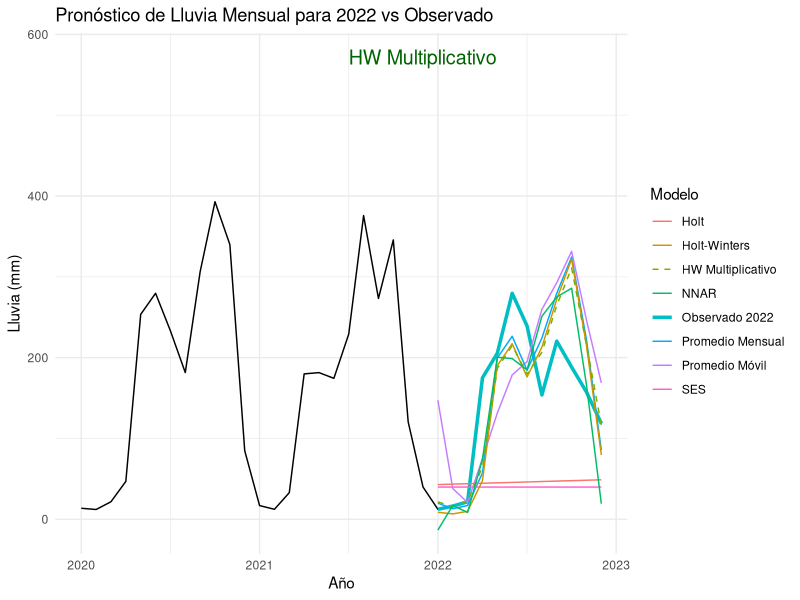
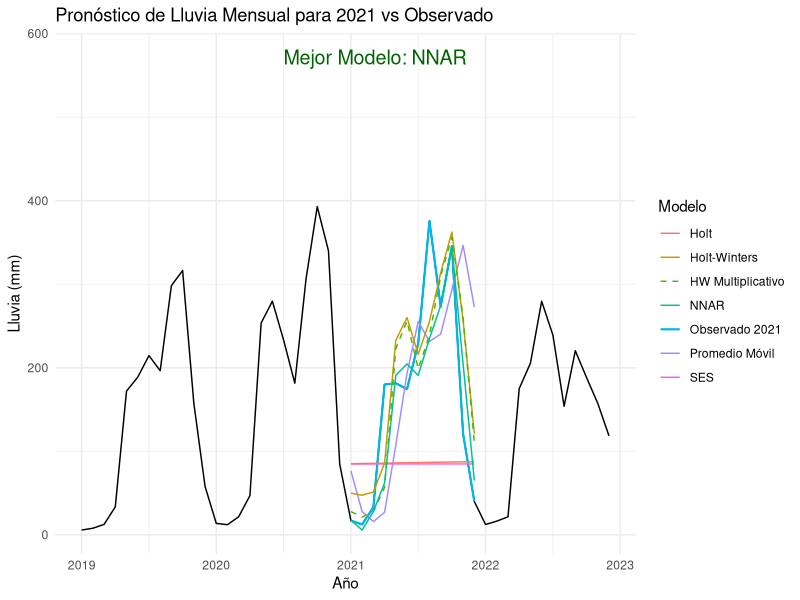
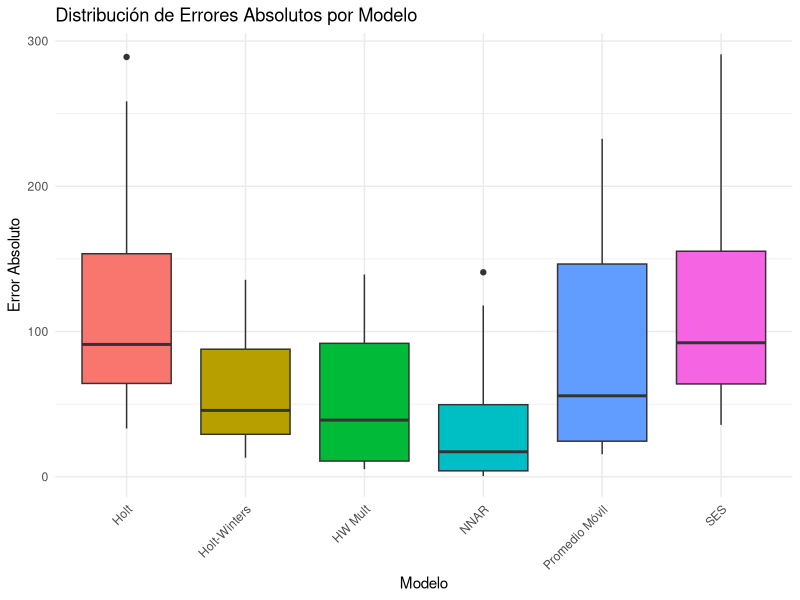
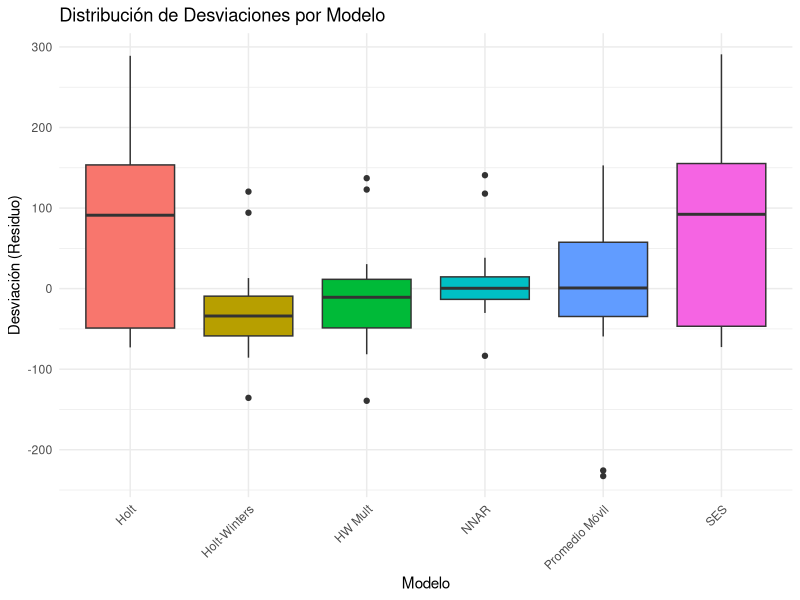
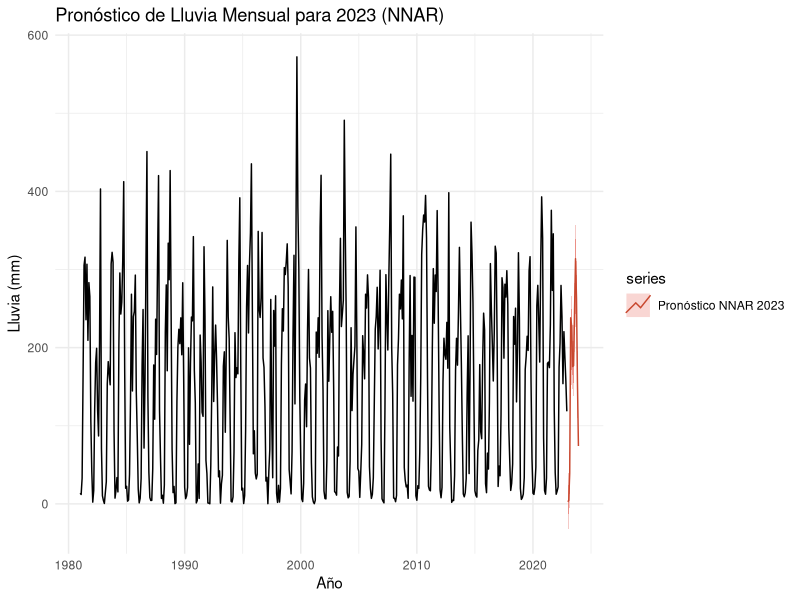

Generate these figures, in order, with R:
## ---- chunk 1
knitr::opts_chunk$set(echo = TRUE)
## ---- chunk 2
if (!require("readxl")) install.packages("readxl")
if (!require("forecast")) install.packages("forecast")
if (!require("ggplot2")) install.packages("ggplot2")
if (!require("dplyr")) install.packages("dplyr")
if (!require("lubridate")) install.packages("lubridate")
if (!require("zoo")) install.packages("zoo")

library(readxl)
library(forecast)
library(ggplot2)
library(dplyr)
library(lubridate)
library(zoo)

# MODELO PREDICTIVO PARA EL AÑO 2022 
#CARGAR Y PREPARAR DATOS ===
datos <- read_excel("lluvia_ponderada_estaciones.xlsx")
datos$FECHA <- seq.Date(from = as.Date("1981-01-01"), by = "day", length.out = nrow(datos))

mensual <- datos %>%
  mutate(anio = year(FECHA), mes = month(FECHA)) %>%
  group_by(anio, mes) %>%
  summarise(lluvia = sum(TOTAL_PONDERADA, na.rm = TRUE)) %>%
  ungroup()

ts_mensual <- ts(mensual$lluvia, start = c(1981, 1), frequency = 12)

#DEFINIR ENTRENAMIENTO Y PRUEBA ===
train <- window(ts_mensual, end = c(2021, 12))
test <- window(ts_mensual, start = c(2022, 1), end = c(2022, 12))

# === 3. MODELOS DE PRONÓSTICO ===
mensuales_prom <- tapply(train, cycle(train), mean, na.rm = TRUE)
modelo_promedio <- ts(rep(mensuales_prom, length.out = 12), start = c(2022, 1), frequency = 12)

movil <- rollmean(train, k = 3, align = "right", fill = NA)
modelo_mov <- ts(tail(movil, 12), start = c(2022, 1), frequency = 12)

modelo_ses <- ses(train, h = 12)
modelo_holt <- holt(train, h = 12)
modelo_hw <- hw(train, seasonal = "additive", h = 12)
modelo_hw_mult <- hw(train, seasonal = "multiplicative", h = 12)
modelo_nnet <- nnetar(train, size = 7, repeats = 5)
pronostico_nnet <- forecast(modelo_nnet, h = 12)

# FUNCIÓN DE MÉTRICAS ===
calcular_metricas <- function(real, pred) {
  mad <- mean(abs(real - pred))
  mape <- mean(abs((real - pred) / real)) * 100
  desv <- sd(real - pred)
  return(c(MAD = round(mad, 2), MAPE = round(mape, 2), Desv = round(desv, 2)))
}

# COMPARACIÓN ENTRE MODELOS ===
metricas_modelos <- rbind(
  calcular_metricas(test, modelo_mov),
  calcular_metricas(test, modelo_promedio),
  calcular_metricas(test, modelo_ses$mean),
  calcular_metricas(test, modelo_holt$mean),
  calcular_metricas(test, modelo_hw$mean),
  calcular_metricas(test, modelo_hw_mult$mean),
  calcular_metricas(test, pronostico_nnet$mean)
)

comparacion_modelos <- data.frame(
  Modelo = c("Promedio Móvil", "Promedio Mensual", "SES", "Holt", "Holt-Winters", "HW Multiplicativo", "NNAR"),
  metricas_modelos
)

comparacion_modelos$Rank_MAD <- rank(comparacion_modelos$MAD)
comparacion_modelos$Rank_Desv <- rank(comparacion_modelos$Desv)
comparacion_modelos$Ranking_Promedio <- round(rowMeans(comparacion_modelos[, c("Rank_MAD", "Rank_Desv")]), 2)
mejor_modelo <- comparacion_modelos$Modelo[which.min(comparacion_modelos$Ranking_Promedio)]
comparacion_modelos$Mejor_Modelo <- ifelse(comparacion_modelos$Modelo == mejor_modelo, "✅ Mejor", "")

comparacion_modelos <- comparacion_modelos %>% arrange(Ranking_Promedio)
write.csv(comparacion_modelos, "comparacion_modelos_2022.csv", row.names = FALSE)
print(comparacion_modelos)

# EXPORTAR PRONÓSTICOS MENSUALES ===
meses <- c("Enero", "Febrero", "Marzo", "Abril", "Mayo", "Junio",
           "Julio", "Agosto", "Septiembre", "Octubre", "Noviembre", "Diciembre")

pronosticos_mensuales <- data.frame(
  Mes = meses,
  Observado_2022 = as.numeric(test),
  Promedio_Movil = as.numeric(modelo_mov),
  Promedio = as.numeric(modelo_promedio),
  SES = as.numeric(modelo_ses$mean),
  Holt = as.numeric(modelo_holt$mean),
  Holt_Winters = as.numeric(modelo_hw$mean),
  Holt_Winters_Mult = as.numeric(modelo_hw_mult$mean),
  NNAR = as.numeric(pronostico_nnet$mean)
)

fila_resumen <- data.frame(
  Mes = "Promedio MAD",
  Observado_2022 = NA,
  Promedio_Movil = round(mean(abs(test - modelo_mov), na.rm = TRUE), 2),
  Promedio = round(mean(abs(test - modelo_promedio), na.rm = TRUE), 2),
  SES = round(mean(abs(test - modelo_ses$mean), na.rm = TRUE), 2),
  Holt = round(mean(abs(test - modelo_holt$mean), na.rm = TRUE), 2),
  Holt_Winters = round(mean(abs(test - modelo_hw$mean), na.rm = TRUE), 2),
  Holt_Winters_Mult = round(mean(abs(test - modelo_hw_mult$mean), na.rm = TRUE), 2),
  NNAR = round(mean(abs(test - pronostico_nnet$mean), na.rm = TRUE), 2)
)

pronosticos_mensuales <- rbind(pronosticos_mensuales, fila_resumen)
write.csv(pronosticos_mensuales, "pronosticos_vs_observados_2022.csv", row.names = FALSE)

# GRÁFICO DE PRONÓSTICOS VS OBSERVADO 2022 ===
g <- autoplot(window(ts_mensual, start = c(2020,1))) +
  autolayer(test, series = "Observado 2022", size = 1.2) +
  autolayer(modelo_mov, series = "Promedio Móvil") +
  autolayer(modelo_promedio, series = "Promedio Mensual") +
  autolayer(modelo_ses$mean, series = "SES") +
  autolayer(modelo_holt$mean, series = "Holt") +
  autolayer(modelo_hw$mean, series = "Holt-Winters") +
  autolayer(modelo_hw_mult$mean, series = "HW Multiplicativo", linetype = "dashed") +
  autolayer(pronostico_nnet$mean, series = "NNAR") +
  ggtitle("Pronóstico de Lluvia Mensual para 2022 vs Observado") +
  ylab("Lluvia (mm)") + xlab("Año") +
  annotate("text", x = 2021.5, y = max(train, na.rm = TRUE),
           label = paste( mejor_modelo),
           color = "darkgreen", size = 5, hjust = 0) +
  guides(colour = guide_legend(title = "Modelo")) +
  theme_minimal()

print(g)

## ---- chunk 3




library(readxl)
library(forecast)
library(ggplot2)
library(dplyr)
library(lubridate)
library(zoo)

# MODELO PREDICTIVO PARA EL AÑO 2021
#CARGAR Y PREPARAR DATOS ===
datos <- read_excel("lluvia_ponderada_estaciones.xlsx")
datos$FECHA <- seq.Date(from = as.Date("1981-01-01"), by = "day", length.out = nrow(datos))

mensual <- datos %>%
  mutate(anio = year(FECHA), mes = month(FECHA)) %>%
  group_by(anio, mes) %>%
  summarise(lluvia = sum(TOTAL_PONDERADA, na.rm = TRUE)) %>%
  ungroup()

ts_mensual <- ts(mensual$lluvia, start = c(1981, 1), frequency = 12)

# DEFINIR ENTRENAMIENTO Y PRUEBA ===
train <- window(ts_mensual, end = c(2020, 12))
test <- window(ts_mensual, start = c(2021, 1), end = c(2021, 12))

# === 3. MODELOS DE PRONÓSTICO ===
movil <- rollmean(train, k = 3, align = "right", fill = NA)
modelo_mov <- ts(tail(movil, 12), start = c(2021, 1), frequency = 12)

modelo_ses <- ses(train, h = 12)
modelo_holt <- holt(train, h = 12)
modelo_hw <- hw(train, seasonal = "additive", h = 12)
modelo_hw_mult <- hw(train, seasonal = "multiplicative", h = 12)
modelo_nnet <- nnetar(train, size = 7, repeats = 5)
pronostico_nnet <- forecast(modelo_nnet, h = 12)

# FUNCIÓN DE MÉTRICAS ===
calcular_metricas <- function(real, pred) {
  mad <- mean(abs(real - pred))
  mape <- mean(abs((real - pred) / real)) * 100
  desv <- sd(real - pred)
  rmse <- sqrt(mean((real - pred)^2))
  mae <- mean(abs(real - pred))
  me <- mean(real - pred)
  mpe <- mean((real - pred) / real) * 100
  return(c(MAD = round(mad, 2), MAPE = round(mape, 2), Desv = round(desv, 2),
           RMSE = round(rmse, 2), MAE = round(mae, 2), ME = round(me, 2), MPE = round(mpe, 2)))
}

# Calcular métricas para todos los modelos en 2021
metricas_todos <- rbind(
  calcular_metricas(test, modelo_mov),
  calcular_metricas(test, modelo_ses$mean),
  calcular_metricas(test, modelo_holt$mean),
  calcular_metricas(test, modelo_hw$mean),
  calcular_metricas(test, modelo_hw_mult$mean),
  calcular_metricas(test, pronostico_nnet$mean)
)
rownames(metricas_todos) <- c("Promedio Móvil", "SES", "Holt", "Holt-Winters", "HW Mult", "NNAR")

metricas_df <- data.frame(Modelo = rownames(metricas_todos), metricas_todos)
metricas_df$Rank_MAD <- rank(metricas_df$MAD)
metricas_df$Rank_MAPE <- rank(metricas_df$MAPE)
metricas_df$Rank_Desv <- rank(metricas_df$Desv)
metricas_df$Rank_RMSE <- rank(metricas_df$RMSE)
metricas_df$Rank_MAE <- rank(metricas_df$MAE)
metricas_df$Rank_ME <- rank(abs(metricas_df$ME))
metricas_df$Rank_MPE <- rank(abs(metricas_df$MPE))
metricas_df$Ranking_Total <- round(rowMeans(metricas_df[, grepl("^Rank_", names(metricas_df))]), 2)
mejor_modelo <- metricas_df$Modelo[which.min(metricas_df$Ranking_Total)]
metricas_df$Mejor_Modelo <- ifelse(metricas_df$Modelo == mejor_modelo, "✅ Mejor", "")
metricas_df <- metricas_df %>% arrange(Ranking_Total)

knitr::kable(metricas_df, caption = "Ranking Comparado por Todas las Métricas para 2021")
write.csv(metricas_df, "ranking_metricas_modelos_2021.csv", row.names = FALSE)

# EXPORTAR PRONÓSTICOS MENSUALES ===
meses <- c("Enero", "Febrero", "Marzo", "Abril", "Mayo", "Junio",
           "Julio", "Agosto", "Septiembre", "Octubre", "Noviembre", "Diciembre")

pronosticos_mensuales <- data.frame(
  Mes = meses,
  Observado_2021 = as.numeric(test),
  Promedio_Movil = as.numeric(modelo_mov),
  SES = as.numeric(modelo_ses$mean),
  Holt = as.numeric(modelo_holt$mean),
  Holt_Winters = as.numeric(modelo_hw$mean),
  Holt_Winters_Mult = as.numeric(modelo_hw_mult$mean),
  NNAR = as.numeric(pronostico_nnet$mean)
)

fila_resumen <- data.frame(
  Mes = "Promedio MAD",
  Observado_2021 = NA,
  Promedio_Movil = round(mean(abs(test - modelo_mov), na.rm = TRUE), 2),
  SES = round(mean(abs(test - modelo_ses$mean), na.rm = TRUE), 2),
  Holt = round(mean(abs(test - modelo_holt$mean), na.rm = TRUE), 2),
  Holt_Winters = round(mean(abs(test - modelo_hw$mean), na.rm = TRUE), 2),
  Holt_Winters_Mult = round(mean(abs(test - modelo_hw_mult$mean), na.rm = TRUE), 2),
  NNAR = round(mean(abs(test - pronostico_nnet$mean), na.rm = TRUE), 2)
)

pronosticos_mensuales <- rbind(pronosticos_mensuales, fila_resumen)
write.csv(pronosticos_mensuales, "pronosticos_vs_observados_2021.csv", row.names = FALSE)

# GRÁFICO DE PRONÓSTICOS VS OBSERVADO 2021 ===
g <- autoplot(window(ts_mensual, start = c(2019,1))) +
  autolayer(test, series = "Observado 2021", size = 0.75) +
  autolayer(modelo_mov, series = "Promedio Móvil") +
  autolayer(modelo_ses$mean, series = "SES") +
  autolayer(modelo_holt$mean, series = "Holt") +
  autolayer(modelo_hw$mean, series = "Holt-Winters") +
  autolayer(modelo_hw_mult$mean, series = "HW Multiplicativo", linetype = "dashed") +
  autolayer(pronostico_nnet$mean, series = "NNAR") +
  ggtitle("Pronóstico de Lluvia Mensual para 2021 vs Observado") +
  ylab("Lluvia (mm)") + xlab("Año") +
  annotate("text", x = 2020.5, y = max(train, na.rm = TRUE),
           label = paste("Mejor Modelo:", mejor_modelo),
           color = "darkgreen", size = 5, hjust = 0) +
  guides(colour = guide_legend(title = "Modelo")) +
  theme_minimal()

print(g)

# ANÁLISIS ANOVA DE ERRORES ===
errores <- data.frame(
  Modelo = rep(c("Promedio Móvil", "SES", "Holt", "Holt-Winters", "HW Mult", "NNAR"), each = 12),
  ErrorAbs = c(
    abs(test - modelo_mov),
    abs(test - modelo_ses$mean),
    abs(test - modelo_holt$mean),
    abs(test - modelo_hw$mean),
    abs(test - modelo_hw_mult$mean),
    abs(test - pronostico_nnet$mean)
  ),
  Desv = c(
    test - modelo_mov,
    test - modelo_ses$mean,
    test - modelo_holt$mean,
    test - modelo_hw$mean,
    test - modelo_hw_mult$mean,
    test - pronostico_nnet$mean
  )
)

# ANOVA sobre error absoluto
anova_result <- aov(ErrorAbs ~ Modelo, data = errores)
summary(anova_result)

# ANOVA sobre desviación (residual)
anova_desv <- aov(Desv ~ Modelo, data = errores)
summary(anova_desv)

# BOXPLOTS DE ERRORES ===
ggplot(errores, aes(x = Modelo, y = ErrorAbs, fill = Modelo)) +
  geom_boxplot() +
  theme_minimal() +
  labs(title = "Distribución de Errores Absolutos por Modelo",
       x = "Modelo", y = "Error Absoluto") +
  theme(axis.text.x = element_text(angle = 45, hjust = 1),
        legend.position = "none")

ggplot(errores, aes(x = Modelo, y = Desv, fill = Modelo)) +
  geom_boxplot() +
  theme_minimal() +
  labs(title = "Distribución de Desviaciones por Modelo",
       x = "Modelo", y = "Desviación (Residuo)") +
  theme(axis.text.x = element_text(angle = 45, hjust = 1),
        legend.position = "none")

## ---- chunk 4



# Cargar librerías necesarias
library(readxl)
library(dplyr)
library(lubridate)
library(forecast)
library(ggplot2)
# MODELO PREDICTIVO NNAR PARA EL AÑO 2023
# === 1. Cargar y preparar datos ===
datos <- read_excel("lluvia_ponderada_estaciones.xlsx")
datos$FECHA <- seq.Date(from = as.Date("1981-01-01"), by = "day", length.out = nrow(datos))

mensual <- datos %>%
  mutate(anio = year(FECHA), mes = month(FECHA)) %>%
  group_by(anio, mes) %>%
  summarise(lluvia = sum(TOTAL_PONDERADA, na.rm = TRUE)) %>%
  ungroup()

ts_mensual <- ts(mensual$lluvia, start = c(1981, 1), frequency = 12)
train <- window(ts_mensual, end = c(2022, 12))

# === 2. Modelo NNAR y pronóstico para 2023 ===
modelo_nnet_2023 <- nnetar(train, size = 7, repeats = 20)
pronostico_2023 <- forecast(modelo_nnet_2023, h = 12, PI = TRUE, bootstrap = TRUE)

# === 3. Comparación con promedio histórico ===
prom_hist <- mean(train, na.rm = TRUE)
prom_2023 <- mean(pronostico_2023$mean)

cat("Promedio histórico (1981–2022):", round(prom_hist, 2), "mm\n")
cat("Promedio pronosticado 2023:", round(prom_2023, 2), "mm\n")

if (prom_2023 > prom_hist) {
  cat("🔼 El pronóstico de 2023 está POR ENCIMA del promedio histórico.\n")
} else if (prom_2023 < prom_hist) {
  cat("🔽 El pronóstico de 2023 está POR DEBAJO del promedio histórico.\n")
} else {
  cat("⏺ El pronóstico de 2023 ES IGUAL al promedio histórico.\n")
}

# === 4. Exportar pronóstico 2023 ===
meses <- c("Enero", "Febrero", "Marzo", "Abril", "Mayo", "Junio",
           "Julio", "Agosto", "Septiembre", "Octubre", "Noviembre", "Diciembre")

pronostico_df_2023 <- data.frame(
  Mes = meses,
  Lluvia_Pronosticada_mm = round(as.numeric(pronostico_2023$mean), 2)
)

# Añadir intervalos de confianza si están disponibles
if (!is.null(pronostico_2023$lower)) {
  pronostico_df_2023$IC_80_inf <- round(pronostico_2023$lower[,1], 2)
  pronostico_df_2023$IC_80_sup <- round(pronostico_2023$upper[,1], 2)
  pronostico_df_2023$IC_95_inf <- round(pronostico_2023$lower[,2], 2)
  pronostico_df_2023$IC_95_sup <- round(pronostico_2023$upper[,2], 2)
}

write.csv(pronostico_df_2023, "pronostico_lluvia_2023_NNAR.csv", row.names = FALSE)

# === 5. Gráfico del pronóstico ===
autoplot(train) +
  autolayer(pronostico_2023, series = "Pronóstico NNAR 2023") +
  ggtitle("Pronóstico de Lluvia Mensual para 2023 (NNAR)") +
  ylab("Lluvia (mm)") + xlab("Año") +
  theme_minimal()




